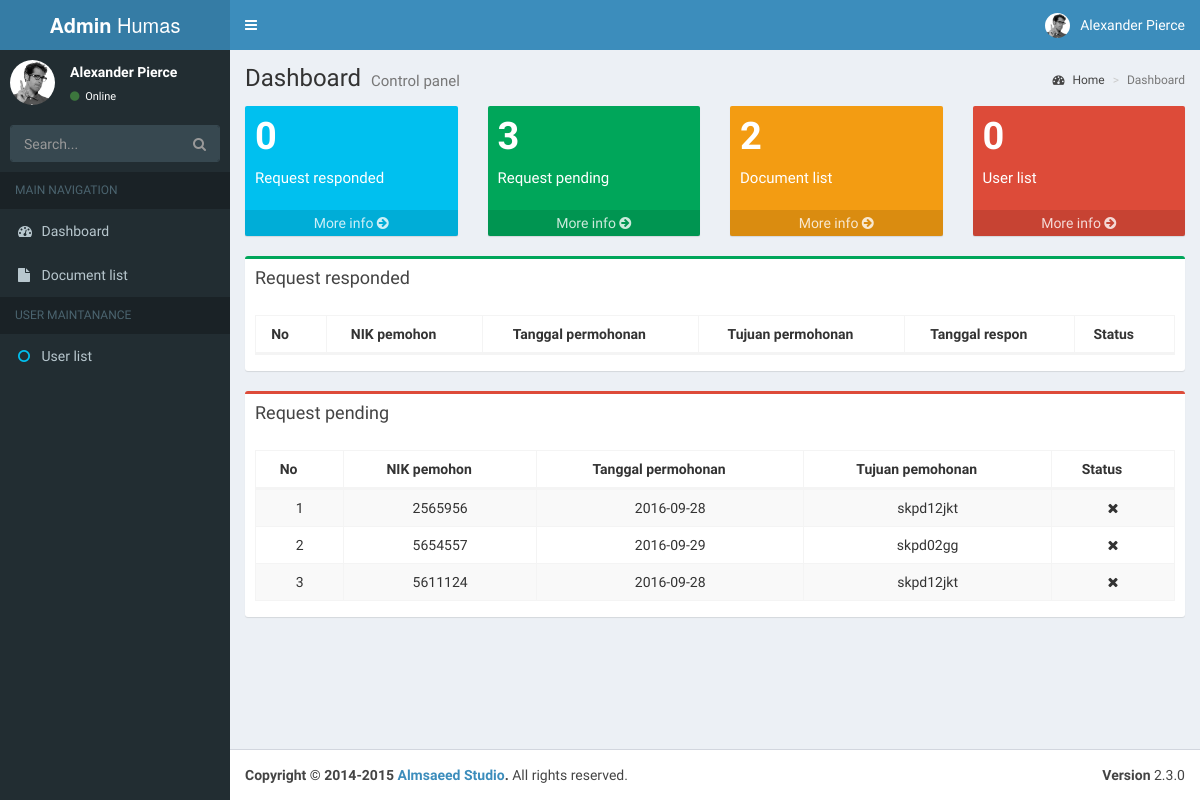
The page /index.php/humas on the database as committed earlier.
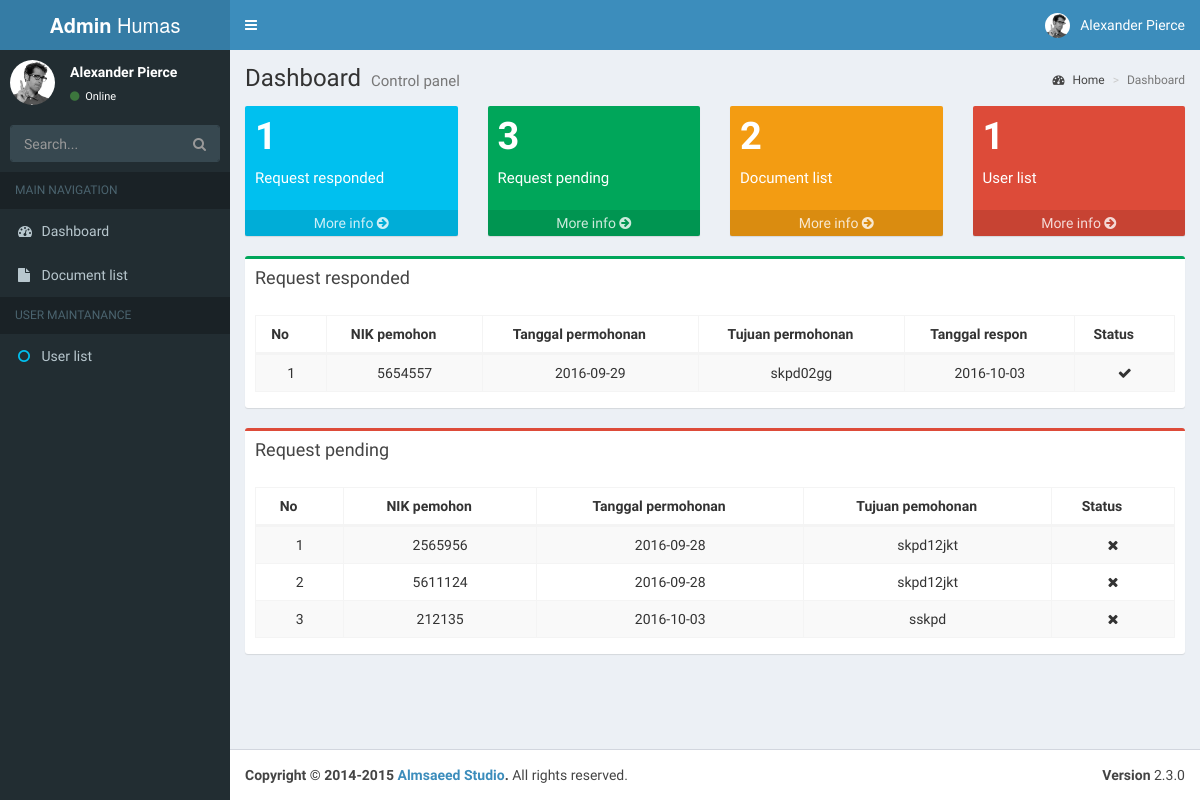
The same page on the database as committed later.
### tables this page shows
CREATE TABLE `t_request` (
  `id` int(16) NOT NULL,
  `nik_pemohon` int(32) NOT NULL,
  `request_at` date NOT NULL,
  `response_at` date DEFAULT NULL,
  `kode_skpd` varchar(25) NOT NULL
);

### application/controllers/Humas.php (called while the page is built, shortened)
<?php
class Humas extends CI_Controller{
    function __construct() {
        $this->load->model(array('model_humas'));
    }
    public function index(){
        $a = $this->model_humas->getAllPendingReq();
        $b = $this->model_humas->getAllSentReq();
        $c = $this->model_humas->getAllDoc();
        $d = $this->model_humas->getAllUser();
        $data= array( 'pending'=> $a, 'sent' => $b,'dokumen'=> $c, 'user' => $d);
        $this->load->view('humas/header');
        $this->load->view('humas/index',$data);
        $this->load->view('humas/footer');
    }
}

### index.php (called while the page is built, shortened)
<?php
require_once BASEPATH.'core/CodeIgniter.php';

### application/models/model_humas.php (called while the page is built, shortened)
<?php
class Model_humas extends CI_model{
    function getAllPendingReq(){
         return $this->db->query("SELECT * FROM t_request WHERE response_at IS NULL;");
    }
    function getAllSentReq(){
         return $this->db->query("SELECT * FROM t_request WHERE response_at IS NOT NULL;");
    }
}

### application/views/humas/index.php (the view, shortened to what the changed rows need)
<div class="content-wrapper">
  <section class="content-header">
    <h1>
      Dashboard
      <small>Control panel</small>
    </h1>
  </section>
  <section class="content">
    <div class="row">
      <div class="col-lg-3">
        <div class="small-box bg-aqua">
          <div class="inner">
            <h3><?php echo $sent->num_rows();?></h3>
            <p>Request responded</p>
          </div>
        </div>
      </div>
      <div class="col-lg-3">
        <div class="small-box bg-red">
          <div class="inner">
            <h3><?php echo $user->num_rows();?></h3>
            <p>User list</p>
          </div>
        </div>
      </div>
    </div>
        <div class="box box-success">
            <div class="box-body">
              <table id="example1" class="table table-bordered table-striped dataTable text-center">
                <thead>
                  <tr>
                    <th>No</th>
                    <th>NIK pemohon</th>
                    <th>Tanggal permohonan</th>
                    <th>Tujuan permohonan</th>
                    <th>Tanggal respon</th>
                    <th>Status</th>
                  </tr>
                </thead>
                <tbody>
                  <?php
                  $no=1;
                  foreach ($sent->result() as $s) { ?>
                  <tr role="row">
                    <td><?php echo $no ;?></td>
                    <td><?php echo $s->nik_pemohon;?></td>
                    <td><?php echo $s->request_at;?></td>
                    <td><?php echo $s->kode_skpd;?></td>
                    <td><?php echo ($s->response_at==TRUE)? $s->response_at : '<button type="button" class="btn btn-success">Tanggapi</button>'; ?>
                    </td>
                    <td><?php echo ($s->response_at==TRUE)? '<i class="fa fa-fw fa-check"></i>' : '<i class="fa fa-fw fa-close"></i>'; ?></td>
                  </tr>
                  <?php $no++; };?>
                </tbody>
              </table>
            </div>
          </div>
        <div class="box box-danger">
            <div class="box-body">
              <table id="example3" class="table table-bordered table-striped dataTable text-center">
                <thead>
                  <tr>
                    <th>No</th>
                    <th>NIK pemohon</th>
                    <th>Tanggal permohonan</th>
                    <th>Tujuan pemohonan</th>
                    <th>Status</th>
                  </tr>
                </thead>
                <tbody>
                  <?php
                  $no=1;
                  foreach ($pending->result() as $p) { ?>
                  <tr role="row">
                    <td><?php echo $no ;?></td>
                    <td><?php echo $p->nik_pemohon;?></td>
                    <td><?php echo $p->request_at;?></td>
                    <td><?php echo ($p->response_at==TRUE)? $req->response_at :  $p->kode_skpd; ?>
                    </td>
                    <td><?php echo ($p->response_at==TRUE)? '<i class="fa fa-fw fa-check"></i>' : '<i class="fa fa-fw fa-close"></i>'; ?></td>
                  </tr>
                  <?php $no++; };?>
                </tbody>
              </table>
          </div>
        </div>
  </section>
</div>

Rows that differ between the two databases and show on the page:
changed t_request "skpd02gg": moves from the list under "Request pending" to the list under "Request responded"
added t_request: nik_pemohon "212135", request_at "2016-10-03", kode_skpd "sskpd", shown under "Request pending"
Other text that changed with them:
$sent->num_rows(): "0" → "1"
$user->num_rows(): "0" → "1"
